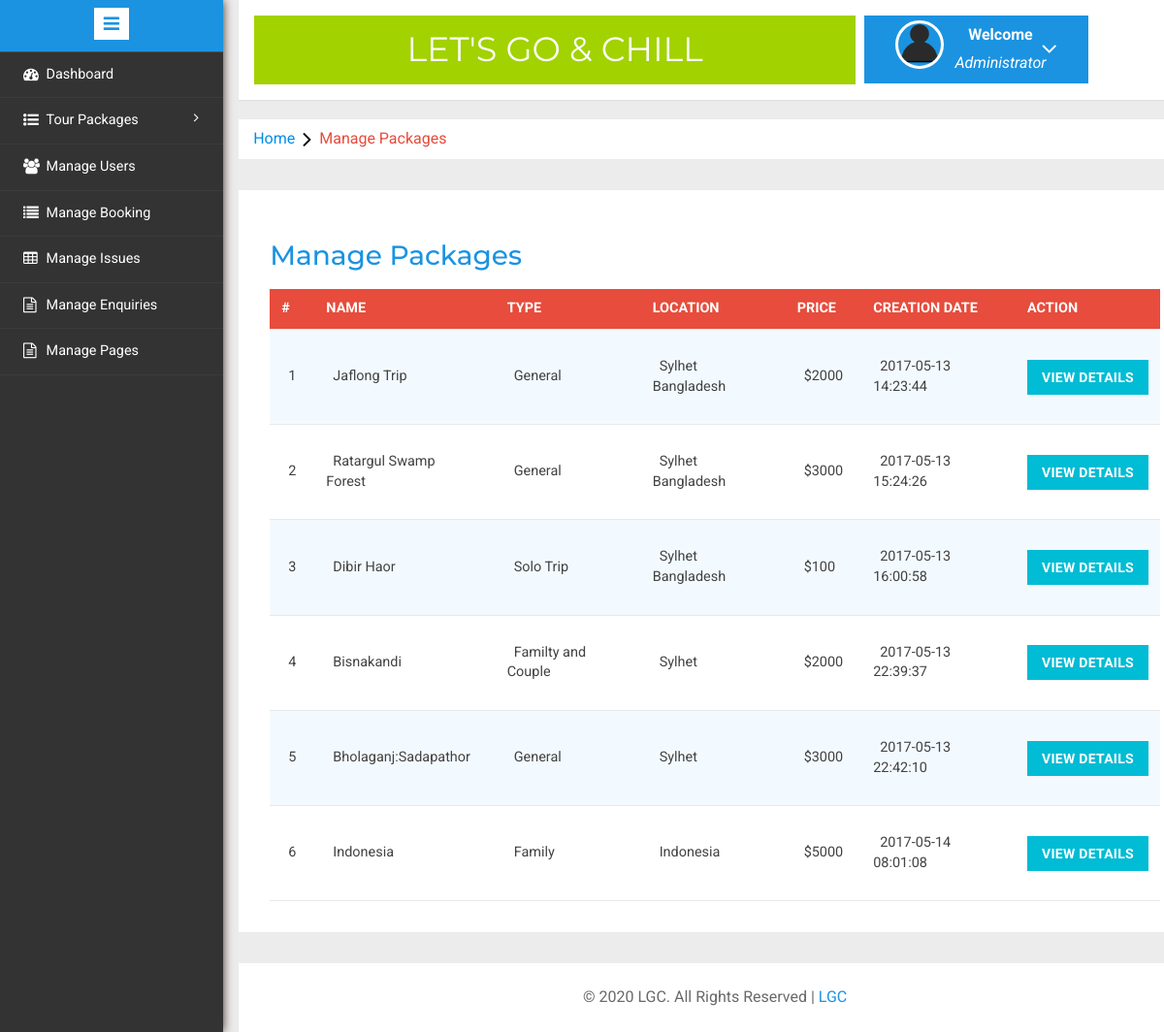
Page /admin/manage-packages.php (signed in) on the committed database.
### tables this page shows
CREATE TABLE `tbltourpackages` (
  `PackageId` int(11) NOT NULL,
  `PackageName` varchar(200) DEFAULT NULL,
  `PackageType` varchar(150) DEFAULT NULL,
  `PackageLocation` varchar(100) DEFAULT NULL,
  `PackagePrice` int(11) DEFAULT NULL,
  `PackageFetures` varchar(255) DEFAULT NULL,
  `PackageDetails` mediumtext DEFAULT NULL,
  `PackageImage` varchar(100) DEFAULT NULL,
  `Creationdate` timestamp NULL DEFAULT current_timestamp(),
  `UpdationDate` timestamp NULL DEFAULT NULL ON UPDATE current_timestamp()
);

### admin/manage-packages.php (the view, shortened to what this page needs)
<?php
include('includes/config.php');
if(strlen($_SESSION['alogin'])==0)
	{
header('location:index.php');
}
else{
	?>
<!DOCTYPE HTML>
<html>
<head>
<link href="css/bootstrap.min.css" rel='stylesheet' type='text/css' />
<link href="css/style.css" rel='stylesheet' type='text/css' />
<link rel="stylesheet" href="css/morris.css" type="text/css"/>
<link href="css/font-awesome.css" rel="stylesheet">
<link rel="stylesheet" type="text/css" href="css/table-style.css" />
<link rel="stylesheet" type="text/css" href="css/basictable.css" />
<link rel="stylesheet" href="css/icon-font.min.css" type='text/css' />
</head>
<body>
   <div class="page-container">
<div class="left-content">
	   <div class="mother-grid-inner">
				<?php include('includes/header.php');?>
				</div>
<ol class="breadcrumb">
                <li class="breadcrumb-item"><a href="index.html">Home</a><i class="fa fa-angle-right"></i>Manage Packages</li>
            </ol>
<div class="agile-grids">
				<div class="agile-tables">
					<div class="w3l-table-info">
					  <h2>Manage Packages</h2>
					    <table id="table">
						<thead>
						  <tr>
						  <th>#</th>
							<th >Name</th>
							<th>Type</th>
							<th>Location</th>
							<th>Price</th>
							<th>Creation Date</th>
							<th>Action</th>
						  </tr>
						</thead>
						<tbody>
<?php $sql = "SELECT * from TblTourPackages";
$query = $dbh -> prepare($sql);
$query->execute();
$results=$query->fetchAll(PDO::FETCH_OBJ);
$cnt=1;
if($query->rowCount() > 0)
{
foreach($results as $result)
{				?>
						  <tr>
							<td><?php echo htmlentities($cnt);?></td>
							<td><?php echo htmlentities($result->PackageName);?></td>
							<td><?php echo htmlentities($result->PackageType);?></td>
							<td><?php echo htmlentities($result->PackageLocation);?></td>
							<td>$<?php echo htmlentities($result->PackagePrice);?></td>
							<td><?php echo htmlentities($result->Creationdate);?></td>
							<td><a href="update-package.php?pid=<?php echo htmlentities($result->PackageId);?>"><button type="button" class="btn btn-primary btn-block">View Details</button></a></td>
						  </tr>
						 <?php $cnt=$cnt+1;} }?>
						</tbody>
					  </table>
					</div>
			</div>
<?php include('includes/footer.php');?>
</div>
</div>
						<?php include('includes/sidebarmenu.php');?>
							</div>
</body>
</html>
<?php } ?>

### admin/includes/header.php (shortened to what this page needs)
<div class="header-main">
					<div class="logo-w3-agile">
								<h1><a href="dashboard.php">LET'S GO & CHILL</a></h1>
							</div>
						<div class="profile_details w3l">
								<ul>
									<li class="dropdown profile_details_drop">
										<a href="#" class="dropdown-toggle" data-toggle="dropdown" aria-expanded="false">
											<div class="profile_img">
												<span class="prfil-img"><img src="images/User-icon.png" alt=""> </span>
												<div class="user-name">
													<p>Welcome</p>
													<span>Administrator</span>
												</div>
												<i class="fa fa-angle-down"></i>
												<div class="clearfix"></div>
											</div>
										</a>
									</li>
								</ul>
							</div>
				</div>

### admin/includes/footer.php
<div class="copyrights">
	 <p>© 2020 LGC. All Rights Reserved |  <a href="#">LGC</a> </p>
</div>

### admin/includes/sidebarmenu.php (shortened to what this page needs)
<div class="sidebar-menu">
					<header class="logo1">
						<a href="#" class="sidebar-icon"> <span class="fa fa-bars"></span> </a>
					</header>
                           <div class="menu">
									<ul id="menu" >
										<li><a href="dashboard.php"><i class="fa fa-tachometer"></i> <span>Dashboard</span><div class="clearfix"></div></a></li>
									 <li id="menu-academico" ><a href="#"><i class="fa fa-list-ul" aria-hidden="true"></i><span> Tour Packages</span> <span class="fa fa-angle-right" style="float: right"></span><div class="clearfix"></div></a>
										</li>
									<li id="menu-academico" ><a href="manage-users.php"><i class="fa fa-users" aria-hidden="true"></i><span>Manage Users</span><div class="clearfix"></div></a></li>
									<li><a href="manage-bookings.php"><i class="fa fa-list" aria-hidden="true"></i>  <span>Manage Booking</span><div class="clearfix"></div></a></li>
									 <li><a href="manageissues.php"><i class="fa fa-table"></i>  <span>Manage Issues</span><div class="clearfix"></div></a></li>
									<li><a href="manage-enquires.php"><i class="fa fa-file-text-o" aria-hidden="true"></i>  <span>Manage Enquiries</span><div class="clearfix"></div></a></li>
									<li><a href="manage-pages.php"><i class="fa fa-file-text-o" aria-hidden="true"></i>  <span>Manage Pages</span><div class="clearfix"></div></a></li>
								  </ul>
								</div>
							  </div>

### admin/css/table-style.css (style rules this page uses)
table { background: white; border-collapse: collapse; margin: 1.25em 0 0; width: 100%; }
table tr, table th, table td { border: none; border-bottom: 1px solid #e8e8e8; font-size: .95em; }
table th, table td { padding: 10px 12px; text-align: left; }
table th { background: #e74c3c; color: #fff; text-transform: uppercase; }
table tr td { background: #f3faff; color: #424242; }
table tr:nth-of-type(2n+2) td { background: #ffffff; }
table { width: 100%; }

### rows in the picture
tbltourpackages: PackageName "Jaflong Trip", PackageType "General", PackageLocation "Sylhet Bangladesh", PackagePrice "2000", Creationdate "2017-05-13 14:23:44"
tbltourpackages: PackageName "Ratargul Swamp Forest", PackageType "General", PackageLocation "Sylhet Bangladesh", PackagePrice "3000", Creationdate "2017-05-13 15:24:26"
tbltourpackages: PackageName "Dibir Haor", PackageType "Solo Trip", PackageLocation "Sylhet Bangladesh", PackagePrice "100", Creationdate "2017-05-13 16:00:58"
tbltourpackages: PackageName "Bisnakandi", PackageType "Familty and Couple", PackageLocation "Sylhet", PackagePrice "2000", Creationdate "2017-05-13 22:39:37"
tbltourpackages: PackageName "Bholaganj:Sadapathor", PackageType "General", PackageLocation "Sylhet", PackagePrice "3000", Creationdate "2017-05-13 22:42:10"
tbltourpackages: PackageName "Indonesia", PackageType "Family", PackageLocation "Indonesia", PackagePrice "5000", Creationdate "2017-05-14 08:01:08"
